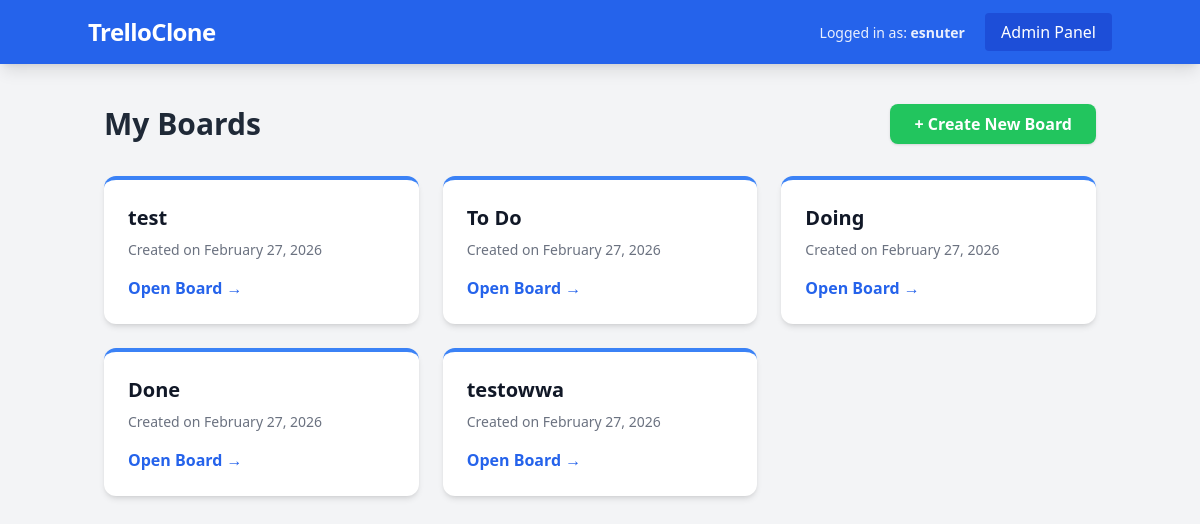
The app's page / (signed in) with its own data.
### boards/models.py (models this page shows, shortened)
class Board(models.Model):
    title = models.CharField(max_length=100)
    slug = models.SlugField(unique=True, blank=True)
    owner = models.ForeignKey(User, on_delete=models.CASCADE, related_name='boards')
    created_at = models.DateTimeField(auto_now_add=True)

### boards/views.py (the view)
# urls.py: path('', views.board_list, name='board_list'),
def board_list(request):
    boards = Board.objects.all()
    return render(request, 'boards/board_list.html', {'boards': boards})

### boards/templates/boards/board_list.html (shortened to what this page needs)
{% extends 'base.html' %}
{% block content %}
<div class="flex justify-between items-center mb-8">
    <h1 class="text-3xl font-extrabold text-gray-800">My Boards</h1>
    <a href="{% url 'create_board' %}" class="bg-green-500 hover:bg-green-600 text-white font-bold py-2 px-6 rounded-lg shadow transition">
        + Create New Board
    </a>
</div>
<div class="grid grid-cols-1 md:grid-cols-2 lg:grid-cols-3 gap-6">
    {% for board in boards %}
    <div class="bg-white rounded-xl shadow-md overflow-hidden hover:shadow-xl transition-shadow duration-300 border-t-4 border-blue-500">
        <div class="p-6">
            <h2 class="text-xl font-bold text-gray-900 mb-2">{{ board.title }}</h2>
            <p class="text-gray-500 text-sm mb-4">Created on {{ board.created_at|date:"F j, Y" }}</p>
            <a href="{% url 'board_detail' board.slug %}" class="inline-block text-blue-600 font-semibold hover:text-blue-800 transition">
                Open Board &rarr;
            </a>
        </div>
    </div>
    {% empty %}
    <div class="col-span-full bg-white p-10 rounded-xl shadow text-center">
        <p class="text-gray-600 text-lg">No boards available yet. Create your first one to get started!</p>
    </div>
    {% endfor %}
</div>
{% endblock %}

### boards/templates/base.html (shortened to what this page needs)
<!DOCTYPE html>
<html lang="en">
<head>
    <script src="https://cdn.tailwindcss.com"></script>
</head>
<body class="bg-gray-100 font-sans leading-normal tracking-normal">
    <nav class="bg-blue-600 p-4 shadow-lg">
        <div class="container mx-auto flex justify-between items-center text-white">
            <a href="{% url 'board_list' %}" class="text-2xl font-bold tracking-tight">TrelloClone</a>
            <div>
                <span class="mr-4 text-sm opacity-90">Logged in as: <strong>{{ user.username }}</strong></span>
                <a href="/admin" class="bg-blue-700 hover:bg-blue-800 px-4 py-2 rounded transition">Admin Panel</a>
            </div>
        </div>
    </nav>
    <main class="container mx-auto mt-10 px-4">
        {% block content %}
        {% endblock %}
    </main>
</body>
</html>

### records on screen
Board: title "test", created_at "February 27, 2026"
Board: title "To Do", created_at "February 27, 2026"
Board: title "Doing", created_at "February 27, 2026"
Board: title "Done", created_at "February 27, 2026"
Board: title "testowwa", created_at "February 27, 2026"

### other values on screen
{{ user.username }} "esnuter"
